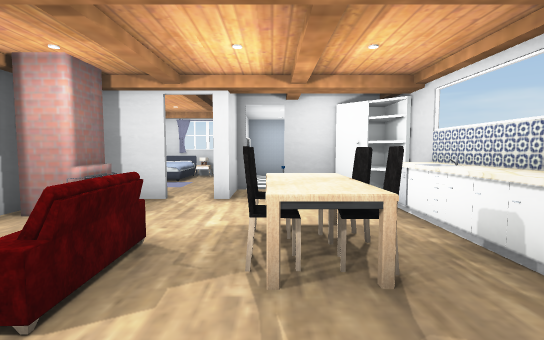
view 1 (above)

12 first-person views from a walk through a 3-D level made in the Unity game engine. The camera is 1.2 m above the floor, tilts 4° down and sees 85° across. The floor is counted in squares, 1 m on a side. Each view is taken from the middle of a square. On the plan, view 1 faces up. The plan holds only what a view shows up to about 13 squares ahead; the rest is blank. Some animated figures are left out. Door leaves are left out, so doorways stand open. Some surface patterns are stand-ins.

view 2
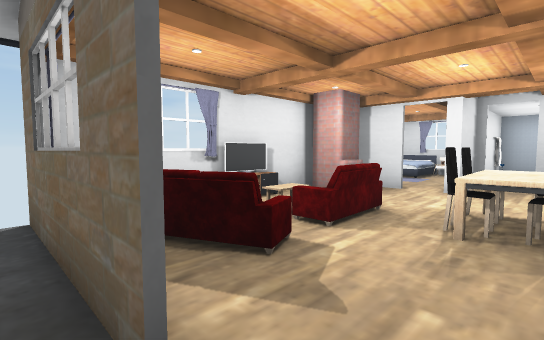

view 3
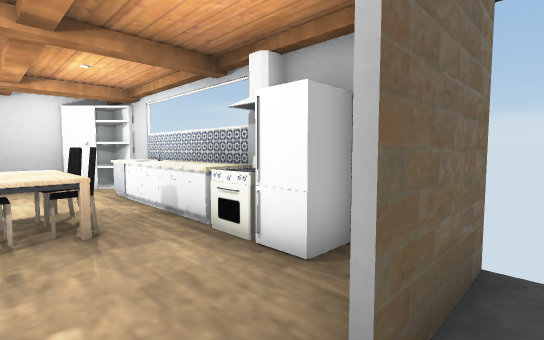

view 4
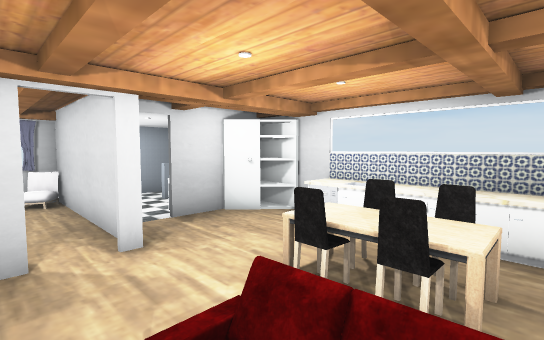

view 5
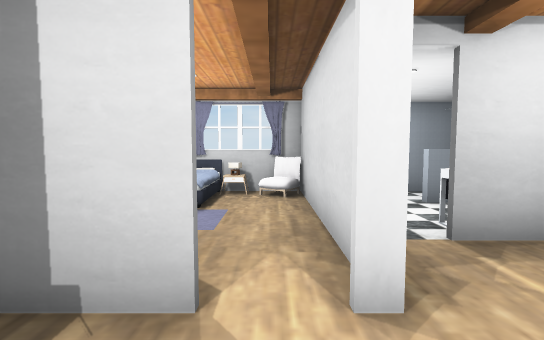

view 6
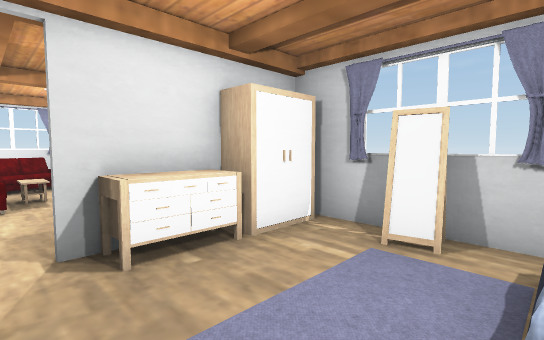

view 7
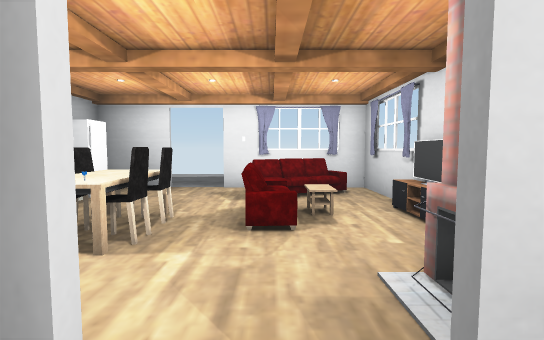

view 8
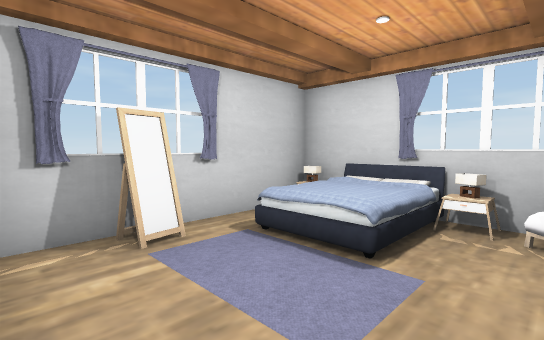

view 9
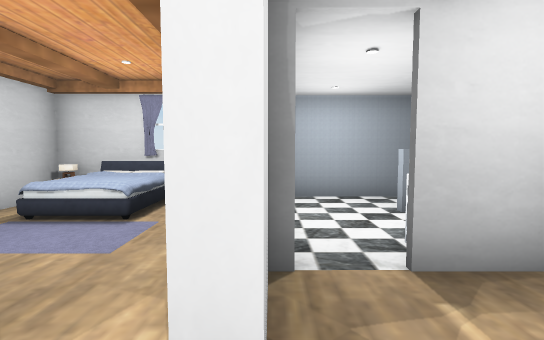

view 10
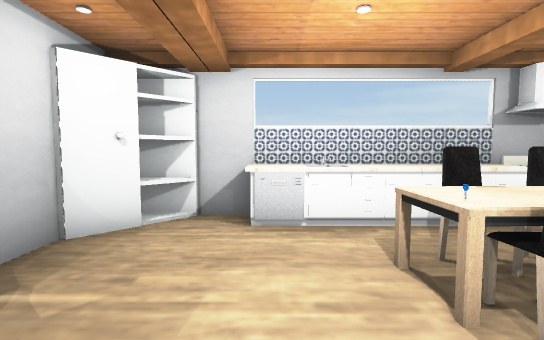

view 11
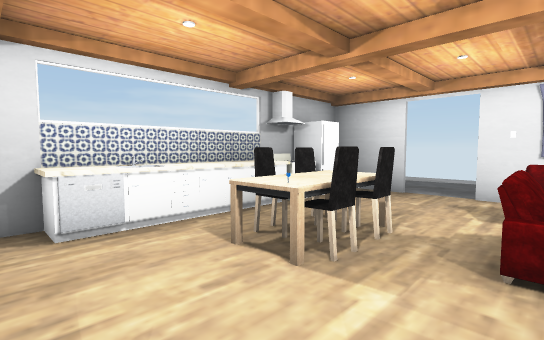

view 12
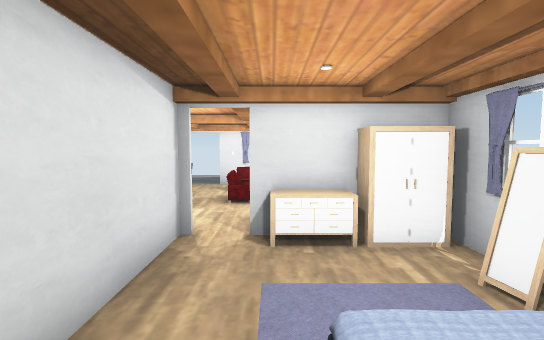

### Floor plan
Points are (right, up) in squares from view 1. A wall is a line through its corners. A room is listed if a view was taken in it or the views show most of it. See-through windows are left out.
Room 1 (views 1, 4, 5, 7, 8, 9, 10, 11)
walls: (-1.2, 7.1) (-1.2, 8.6); (-2.5, 7.1) (-4, 7.1); (3.3, 7.3) (2.1, 8.5); (-1, 8.9) (-1, 7.1) (-1.5, 7.1); (1.5, 8.8) (0.2, 8.8); (-4.9, 2.7) (-4.9, -1.3) (-0.4, -1.3); (-4.9, 5.9) (-4.9, 3.4); (3.4, -0.1) (3.4, 8.8); (1.1, -1.3) (3.4, -1.3)
ways out: open door at (0.5, -1) to room 2; opening at (-2, 8) to room 3; open door at (0, 9.5); open door at (3, 7.5)
objects: other object (-4, 5) to (-3, 6); other object (-3, 0) to (-2, 1); other object (-2, 2) to (-2, 4); other object (0, 3); other object (0, 4); other object (0, 5) to (1, 5); other object (1, 3); other object (1, 4); other object (3, 0); other object (3, 1) to (3, 2); other object (3, 3) to (3, 6)
Room 2 (views 2, 3)
walls: (-0.4, -1.4) (-5.1, -1.4); (3.6, -1.4) (1.1, -1.4)
ways out: open door at (0.5, -1) to room 1
Room 3 (views 6, 12)
walls: (-5.7, 10) (-6.1, 9.9) (-6, 9.4); (-5.9, 10) (-5.8, 9.3); (-6, 9.3) (-6.2, 9.3); (-4.5, 7.2) (-2.5, 7.2); (-1.2, 8.6) (-1.2, 13.5); (-0.4, 13.5) (-6.4, 13.5) (-6.4, 7.4)
ways out: opening at (-2, 8) to room 1
objects: other object (-6, 7) to (-5, 8); other object (-5, 11) to (-4, 11); other object (-5, 13); other object (-4, 8); other object (-3, 8); other object (-2, 13); other object (-1, 13)

Where each view was taken, in squares from view 1:
view 1: 0 up, 0 right, facing up
view 2: 2 down, 1 right, facing up-left
view 3: 2 down, 0 right, facing up-right
view 4: 2 up, 3 left, facing up-right
view 5: 5 up, 2 left, facing up
view 6: 11 up, 2 left, facing down-left
view 7: 8 up, 2 left, facing down
view 8: 8 up, 2 left, facing up-left
view 9: 6 up, 1 left, facing up
view 10: 6 up, 2 left, facing right
view 11: 7 up, 2 left, facing down-right
view 12: 13 up, 3 left, facing down
